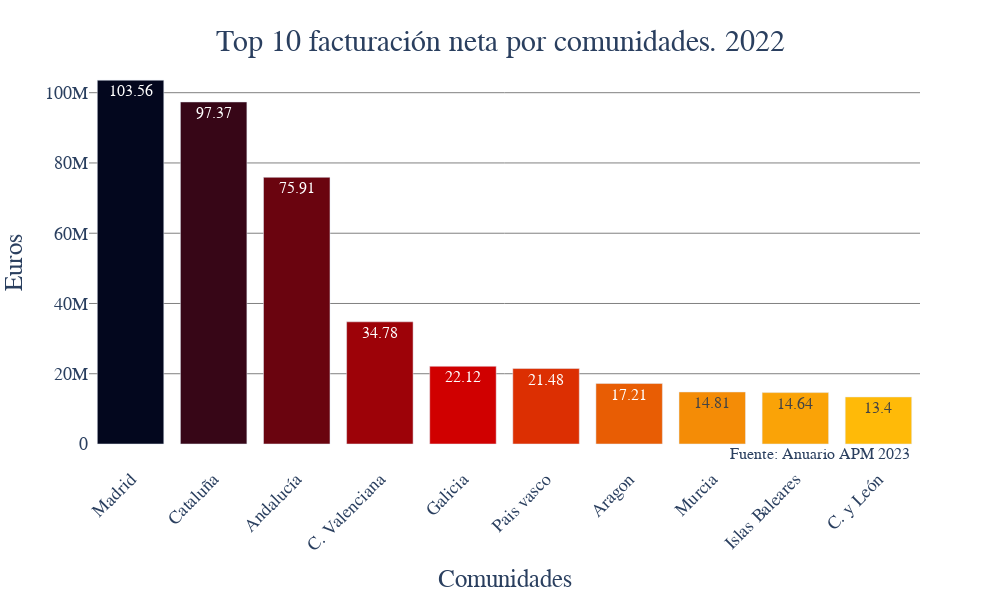

The cell this chart's notebook holds for it:
### Markdown cell above
Grafico la comunidades que mas facturan en 2022

### Code cell
import plotly.express as px

palette = ["#660000","#990033","#5F021F","#8C001A","#FF9000"]
palette_11 = ["#03071e","#370617","#6a040f","#9d0208","#d00000","#dc2f02","#e85d04","#f48c06","#faa307","#ffba08", "#FFC42D"]
values_com = df_facturacion_comunidades_2022["Ventas"].apply(lambda x: round((x/1000000),2))

fig = px.bar(df_facturacion_comunidades_2022.head(10),
            x='comunidad',
            y='Ventas')

fig.update_traces(
                marker_color=np.tile(palette_11, len(df_facturacion_comunidades_2022["comunidad"])),
                text=values_com,
                textposition='auto',
                textfont=dict(size=16))

fig.update_xaxes(
                tickangle=-45,
                tickfont=dict(size=18))

fig.update_yaxes(
                tickfont=dict(size=18),
                gridcolor='gray')


fig.update_layout(
                    width=1000,
                    height=600,
                    title_text="Top 10 facturación neta por comunidades. 2022",
                    title_font=dict(size=30),
                    title_x=0.5, title_y=0.95,
                    plot_bgcolor='rgba(0,0,0,0)',
                    paper_bgcolor='rgba(0,0,0,0)',
                    yaxis_title='Euros',
                    xaxis_title='Comunidades',
                    yaxis_title_font=dict(size=25),
                    xaxis_title_font=dict(size=25),
                    font=dict(family='Century Gothic'),                           
                    showlegend=False)

fig.add_annotation(x=9.4, y=5, xanchor='right', yanchor='top',
                    text='Fuente: Anuario APM 2023',
                    font=dict(family='Century Gothic', size=16),
                    showarrow=False)                    

fig.write_image(r'graficos\grafico_barras_facturacion_comunidades_2022_top_10.png')
fig.show()

### Figure 1 — Plotly figure (JSON) as saved in the notebook; plotly's stock layout.template omitted (floating-point values rounded to 4 significant figures; data arrays with more than 128 entries replaced by an {"elided": "..."} marker saying what was removed)
{"data": [{"alignmentgroup": "True", "hovertemplate": "comunidad=%{x}<br>Ventas=%{y}<extra></extra>", "legendgroup": "", "marker": {"color": {"elided": "198 str values"}, "pattern": {"shape": ""}}, "name": "", "offsetgroup": "", "orientation": "v", "showlegend": false, "text": [103.6, 97.37, 75.91, 34.78, 22.12, 21.48, 17.21, 14.81, 14.64, 13.4, 7.61, 6.96, 6.18, 5.62, 4.18, 1.62, 1.09, 0.73], "textfont": {"size": 16}, "textposition": "auto", "type": "bar", "x": ["Madrid", "Cataluña", "Andalucía", "C. Valenciana", "Galicia", "Pais vasco", "Aragon", "Murcia", "Islas Baleares", "C. y León"], "xaxis": "x", "y": [103557152, 97368239, 75907173, 34779631, 22120923, 21483490, 17214919, 14812173, 14638098, 13395524], "yaxis": "y"}], "layout": {"annotations": [{"font": {"family": "Century Gothic", "size": 16}, "showarrow": false, "text": "Fuente: Anuario APM 2023", "x": 9.4, "xanchor": "right", "y": 5, "yanchor": "top"}], "barmode": "relative", "font": {"family": "Century Gothic"}, "height": 600, "legend": {"tracegroupgap": 0}, "margin": {"t": 60}, "paper_bgcolor": "rgba(0,0,0,0)", "plot_bgcolor": "rgba(0,0,0,0)", "showlegend": false, "title": {"font": {"size": 30}, "text": "Top 10 facturación neta por comunidades. 2022", "x": 0.5, "y": 0.95}, "width": 1000, "xaxis": {"anchor": "y", "domain": [0, 1], "tickangle": -45, "tickfont": {"size": 18}, "title": {"font": {"size": 25}, "text": "Comunidades"}}, "yaxis": {"anchor": "x", "domain": [0, 1], "gridcolor": "gray", "tickfont": {"size": 18}, "title": {"font": {"size": 25}, "text": "Euros"}}}}
